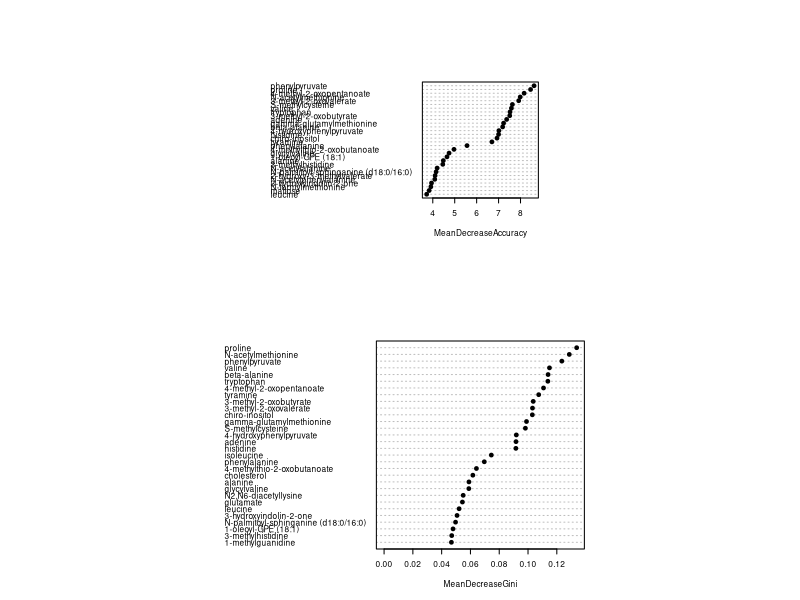

Write the R code that produced this figure. (Note: this script raises an error after producing the figure.)
setwd(dir = "~/USDA_laptop/Desktop/BMD_turkeys/presentation/manuscript/Submission/to_github/")
#load data and normalize it
library(randomForest)
library(dplyr)
library(openxlsx)

#load data and normalize it
data <- read.csv("data/metabolome_cc.csv");
data2 <- data[,c(-1,-3:-9)]
metabolome_key <- data[,c(2,3,1,4,6,8)]
data2_t <- t(data2[,-1])
column_names <- (data2[,1])
colnames(data2_t) <- column_names
turkey_info <- read.table("data/BMD_design_cc.txt", header = TRUE)
turkey_info <- filter(turkey_info, location =="cc")
str(turkey_info)
turkey_info <- droplevels(turkey_info)
turkey_info <- turkey_info[match(row.names(data2_t), turkey_info$turkey),]

data2_t <- merge(turkey_info, data2_t, by.x = "turkey", by.y = 0)
data <- data2_t
str(data)
days <- unique(turkey_info$day)
trts <- c("sub", "ther")
#d<-7
#t<-"sub"
rm(rf_summary)
for(d in days){
  print(d)
  day_ctrl <- filter(data, day==d) %>%
    filter(trt=="ctrl")
  for(t in trts){
    day_trt <- filter(data, day==d) %>%
      filter(trt==t)
    data_comp <- rbind(day_ctrl, day_trt)
    data_comp1 <- data_comp[,c(-1:-3, -5:-9)]
    data_comp1$group <- factor(data_comp1$group)
    row.names(data_comp1) <- data_comp$turkey
    rf_temp <- randomForest(x = data_comp1[, 2:ncol(data_comp1)], y = data_comp1[, 1], importance=TRUE, proximity=TRUE, ntree=5000)
    
    png(paste0("output/d", d, t, "_metabolome_rf.png"), height=1800, width=1800, res = 300)
    par(mfrow=c(2,1))
    par(pty="s")
    varImpPlot(rf_temp, type=1, pch=19, col=1, cex=.5, main="")
    varImpPlot(rf_temp, type=2, pch=19, col=1, cex=.5, main="")
    dev.off()
    
    fo <- file(paste0("output/d", d, t, "_metabolome_rf.txt"), "w")
    imp <- as.data.frame(importance(rf_temp))
    write.table(imp, fo, sep="\t")
    flush(fo)
    close(fo)
    
    colnames(imp)[1:2] <- c("ctrl", "trt")
    imp$biochemical <- row.names(imp)
    imp$comparison <- t
    imp$day <- d
    imp <- arrange(imp, desc(MeanDecreaseAccuracy))
    imp_filtered <- filter(imp, MeanDecreaseAccuracy > 6)

    if(!exists("rf_summary")){
      rf_summary <- imp_filtered
    } else {
      rf_summary <- rbind(rf_summary, imp_filtered)
    }
  }
}

str(rf_summary$biochemical)

molecules <- read.xlsx("data/molecules_key.xlsx")
str(molecules)
rf_summary_key <- merge(molecules, rf_summary, by.x = "BIOCHEMICAL", by.y = "biochemical")
rf_summary_key$SUPER.PATHWAY <- factor(rf_summary_key$SUPER.PATHWAY)
rf_summary_key$BIOCHEMICAL <- factor(rf_summary_key$BIOCHEMICAL, levels = rf_summary_key$BIOCHEMICAL[order((rf_summary_key$day))], ordered = TRUE)
str(rf_summary_key)

#ggplot(complete(rf_summary_key, BIOCHEMICAL, comparison, day), aes(x = reorder(BIOCHEMICAL, -(day)), y = MeanDecreaseAccuracy, fill = comparison)) +
my_colors <- c(
  '#1f78b4', '#33a02c','#fb9a99','#e31a1c',
  '#fdbf6f','#ff7f00','#cab2d6','#6a3d9a','#ffff99','#b15928', 
  "#CBD588", "#5F7FC7", "orange","#DA5724", "#508578", "#CD9BCD",
  "#AD6F3B", "#673770","#D14285", "#652926", "#C84248", 
  "#8569D5", "#5E738F","#D1A33D", "#8A7C64", "#599861", "black"
)

ggplot(complete(rf_summary_key, BIOCHEMICAL, comparison, day), aes(x = BIOCHEMICAL, y = MeanDecreaseAccuracy, fill = comparison)) +
  facet_grid(.~day) +
  geom_bar(stat = "identity", position = "dodge") +
  scale_fill_manual(values = my_colors) +
  # Remove x axis title
  #theme(axis.title.x = element_blank()) +
  theme(axis.title.y = element_blank()) +
  ylim(c(0,11)) +
  guides(fill = guide_legend(reverse = F, keywidth = .5, keyheight = .5, ncol = 1)) +
  theme(legend.text=element_text(size=8)) +
  #theme(legend.position="bottom") +
  theme(axis.text.x = element_text(angle = 90, hjust = 1, vjust = 0.5, size = 10)) +
  coord_flip()

ggsave("output/rf_summary.png", height = 7, width = 6)

